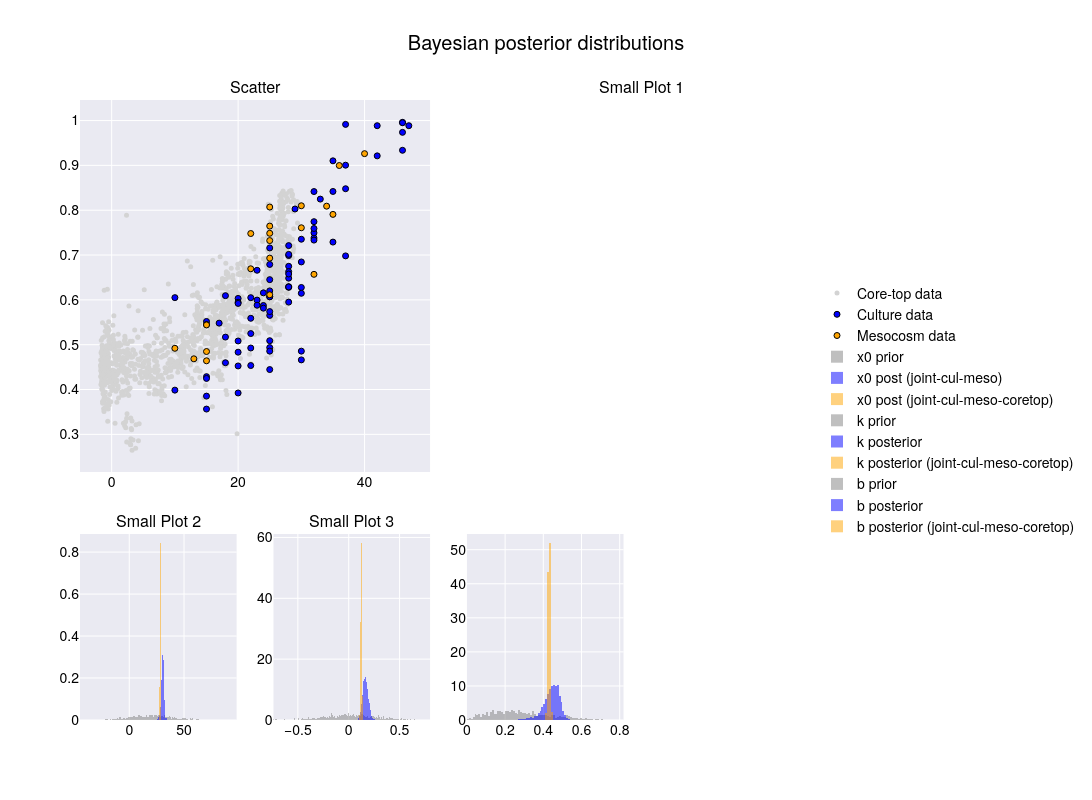

The code cell stored with this chart in its notebook:
### Code cell
import numpy as np
import plotly.graph_objects as go
from plotly.subplots import make_subplots
from ipywidgets import FloatRangeSlider, VBox
from IPython.display import display

### plot data
culture_data_full = culture_meso_df[culture_meso_df['Temperature']<50][culture_meso_df['datatype']=='culture'].reset_index(drop=True)
meso_data_full = culture_meso_df[culture_meso_df['Temperature']<50][culture_meso_df['datatype']=='mesocosm'].reset_index(drop=True)
coretop_da

# Set seed
np.random.seed(42)

fig = make_subplots(
    rows=2,
    cols=4,
    specs=[
        [{"colspan": 2}, None, {"colspan": 2}, None],   # First row: 1 plot spanning all 3 columns
        [{}, {}, {}, {}]                    # Second row: normal 3 plots
    ],
    vertical_spacing=0.1,
    row_heights=[1, 0.5],
    subplot_titles=("Scatter", "Small Plot 1", "Small Plot 2", "Small Plot 3")
)

### plot scatter plot in subplot 1

### plot core-top data
fig.add_trace(
    go.Scatter(
        x=coretop_da['t_sf2tc_avg'],
        y=coretop_da['scaledRI_median'],
        mode='markers',
        marker=dict(color='lightgray', size=5),
        name='Core-top data',
        showlegend=True
    ),
    row=1, col=1
)
### plot culture data
fig.add_trace(
    go.Scatter(
        x=culture_data_full['Temperature'],
        y=culture_data_full['scaledRI'],
        mode='markers',
        marker=dict(color='blue', size=6, line=dict(width=1, color='black')),
        name='Culture data',
        showlegend=True
    ),
    row=1, col=1
)

### plot mesocosm data
fig.add_trace(
    go.Scatter(
        x=meso_data_full['Temperature'],
        y=meso_data_full['scaledRI'],
        mode='markers',
        marker=dict(color='orange', size=6, line=dict(width=1, color='black')),
        name='Mesocosm data',
        showlegend=True
    ),
    row=1, col=1
)

# Add overlaid histograms
x0_prior0 = np.random.normal(20, 20, 1000)
x0_post_joint_cul_meso = joint_cul_meso_post_ds['x0'].values
x0_post_joint_cul_meso_coretop = joint_cul_meso_coretop_post_ds['x0'].values
plot_data_list = [
    (x0_prior0, 'x0 prior', 'gray'),
    (x0_post_joint_cul_meso, 'x0 post (joint-cul-meso)', 'blue'),
    (x0_post_joint_cul_meso_coretop, 'x0 post (joint-cul-meso-coretop)', 'orange')
]
for data, label, color in plot_data_list:
    fig.add_trace(
        go.Histogram(
            x=data,
            name=label,
            histnorm='probability density',
            marker_color=color,
            opacity=0.5,
            xbins=dict(size=1)
        ),
        row=2, col=1
    )

k_prior0 = np.random.normal(0, 0.25, 1000)
k_post_joint_cul_meso = joint_cul_meso_post_ds['k'].values
k_post_joint_cul_meso_coretop = joint_cul_meso_coretop_post_ds['k'].values
plot_data_list = [
    (k_prior0, 'k prior', 'gray'),
    (k_post_joint_cul_meso, 'k posterior', 'blue'),
    (k_post_joint_cul_meso_coretop, 'k posterior (joint-cul-meso-coretop)', 'orange')
]
for data, label, color in plot_data_list:
    fig.add_trace(
        go.Histogram(
            x=data,
            name=label,
            histnorm='probability density',
            marker_color=color,
            opacity=0.5,
            xbins=dict(size=0.01)
        ),
        row=2, col=2
    )

b_prior0 = np.random.beta(2,5,1000)
b_post_joint_cul_meso = joint_cul_meso_post_ds['b'].values
b_post_joint_cul_meso_coretop = joint_cul_meso_coretop_post_ds['b'].values

plot_data_list = [
    (b_prior0, 'b prior', 'gray'),
    (b_post_joint_cul_meso, 'b posterior', 'blue'),
    (b_post_joint_cul_meso_coretop, 'b posterior (joint-cul-meso-coretop)', 'orange')
]

for data, label, color in plot_data_list:
    fig.add_trace(
        go.Histogram(
            x=data,
            name=label,
            histnorm='probability density',
            marker_color=color,
            opacity=0.5,
            xbins=dict(size=0.01)
        ),
        row=2, col=3
    )

fig.update_layout(
    barmode='overlay',
    title="Bayesian posterior distributions",
    height=800,
    width=1200,
    template='seaborn',
    font=dict(family="TeX Gyre Heros", size=14, color="black"),
    legend=dict(
        orientation="v",
        y=0.5,
        x=1,
        xanchor='left',
        yanchor='middle',
    )
)

fig.show()

### Figure 1 — Plotly figure (JSON) as saved in the notebook; plotly's stock layout.template omitted (floating-point values rounded to 4 significant figures; data arrays with more than 128 entries replaced by an {"elided": "..."} marker saying what was removed)
{"data": [{"marker": {"color": "lightgray", "size": 5}, "mode": "markers", "name": "Core-top data", "showlegend": true, "type": "scatter", "x": {"elided": "1479 float values"}, "xaxis": "x", "y": {"elided": "1479 float values"}, "yaxis": "y"}, {"marker": {"color": "blue", "line": {"color": "black", "width": 1}, "size": 6}, "mode": "markers", "name": "Culture data", "showlegend": true, "type": "scatter", "x": [37, 46, 18, 22, 28, 35, 18, 22, 28, 22, 25, 28, 30, 28, 30, 28, 28, 15, 20, 25, 30, 33, 35, 15, 20, 25, 30, 10, 15, 20, 22, 25, 25, 22, 25, 25, 25, 37, 28, 10, 25, 25, 20, 23, 25, 29, 32, 18, 23, 28, 32, 15, 20, 25, 30, 24, 24, 24, 28, 28, 28, 32, 32, 32, 35, 46, 46, 42, 46, 37, 30, 32, 37, 42, 47, 20, 15, 17, 20, 23], "xaxis": "x", "y": [0.6981, 0.9337, 0.6094, 0.5589, 0.6294, 0.7289, 0.4598, 0.6049, 0.6988, 0.4926, 0.6071, 0.6279, 0.6276, 0.6484, 0.6146, 0.6288, 0.595, 0.5518, 0.6032, 0.6452, 0.7353, 0.8248, 0.8418, 0.3853, 0.4526, 0.5653, 0.6846, 0.3986, 0.4287, 0.4833, 0.5249, 0.5738, 0.62, 0.4535, 0.4936, 0.5089, 0.6068, 0.8479, 0.721, 0.605, 0.6791, 0.4856, 0.5948, 0.6661, 0.7158, 0.8028, 0.7381, 0.517, 0.5995, 0.7015, 0.7745, 0.3564, 0.3923, 0.4445, 0.4661, 0.5875, 0.6157, 0.5815, 0.6749, 0.6629, 0.6577, 0.7496, 0.7593, 0.7333, 0.9102, 0.9737, 0.996, 0.9885, 0.9952, 0.9915, 0.4856, 0.8416, 0.9005, 0.9212, 0.9886, 0.5083, 0.4247, 0.5481, 0.5921, 0.588], "yaxis": "y"}, {"marker": {"color": "orange", "line": {"color": "black", "width": 1}, "size": 6}, "mode": "markers", "name": "Mesocosm data", "showlegend": true, "type": "scatter", "x": [10, 15, 15, 22, 25, 25, 30, 35, 13, 15, 15, 22, 25, 25, 30, 25, 25, 32, 34, 36, 40], "xaxis": "x", "y": [0.4919, 0.4848, 0.4641, 0.748, 0.7646, 0.807, 0.7608, 0.7907, 0.4685, 0.5451, 0.5441, 0.6693, 0.7485, 0.7323, 0.8099, 0.6113, 0.6931, 0.657, 0.809, 0.8997, 0.9262], "yaxis": "y"}, {"histnorm": "probability density", "marker": {"color": "gray"}, "name": "x0 prior", "opacity": 0.5, "type": "histogram", "x": {"elided": "1000 float values"}, "xaxis": "x3", "xbins": {"size": 1}, "yaxis": "y3"}, {"histnorm": "probability density", "marker": {"color": "blue"}, "name": "x0 post (joint-cul-meso)", "opacity": 0.5, "type": "histogram", "x": {"elided": "4000 float values"}, "xaxis": "x3", "xbins": {"size": 1}, "yaxis": "y3"}, {"histnorm": "probability density", "marker": {"color": "orange"}, "name": "x0 post (joint-cul-meso-coretop)", "opacity": 0.5, "type": "histogram", "x": {"elided": "4000 float values"}, "xaxis": "x3", "xbins": {"size": 1}, "yaxis": "y3"}, {"histnorm": "probability density", "marker": {"color": "gray"}, "name": "k prior", "opacity": 0.5, "type": "histogram", "x": {"elided": "1000 float values"}, "xaxis": "x4", "xbins": {"size": 0.01}, "yaxis": "y4"}, {"histnorm": "probability density", "marker": {"color": "blue"}, "name": "k posterior", "opacity": 0.5, "type": "histogram", "x": {"elided": "4000 float values"}, "xaxis": "x4", "xbins": {"size": 0.01}, "yaxis": "y4"}, {"histnorm": "probability density", "marker": {"color": "orange"}, "name": "k posterior (joint-cul-meso-coretop)", "opacity": 0.5, "type": "histogram", "x": {"elided": "4000 float values"}, "xaxis": "x4", "xbins": {"size": 0.01}, "yaxis": "y4"}, {"histnorm": "probability density", "marker": {"color": "gray"}, "name": "b prior", "opacity": 0.5, "type": "histogram", "x": {"elided": "1000 float values"}, "xaxis": "x5", "xbins": {"size": 0.01}, "yaxis": "y5"}, {"histnorm": "probability density", "marker": {"color": "blue"}, "name": "b posterior", "opacity": 0.5, "type": "histogram", "x": {"elided": "4000 float values"}, "xaxis": "x5", "xbins": {"size": 0.01}, "yaxis": "y5"}, {"histnorm": "probability density", "marker": {"color": "orange"}, "name": "b posterior (joint-cul-meso-coretop)", "opacity": 0.5, "type": "histogram", "x": {"elided": "4000 float values"}, "xaxis": "x5", "xbins": {"size": 0.01}, "yaxis": "y5"}], "layout": {"annotations": [{"font": {"size": 16}, "showarrow": false, "text": "Scatter", "x": 0.2375, "xanchor": "center", "xref": "paper", "y": 1, "yanchor": "bottom", "yref": "paper"}, {"font": {"size": 16}, "showarrow": false, "text": "Small Plot 1", "x": 0.7625, "xanchor": "center", "xref": "paper", "y": 1, "yanchor": "bottom", "yref": "paper"}, {"font": {"size": 16}, "showarrow": false, "text": "Small Plot 2", "x": 0.1062, "xanchor": "center", "xref": "paper", "y": 0.3, "yanchor": "bottom", "yref": "paper"}, {"font": {"size": 16}, "showarrow": false, "text": "Small Plot 3", "x": 0.3688, "xanchor": "center", "xref": "paper", "y": 0.3, "yanchor": "bottom", "yref": "paper"}], "barmode": "overlay", "font": {"color": "black", "family": "TeX Gyre Heros", "size": 14}, "height": 800, "legend": {"orientation": "v", "x": 1, "xanchor": "left", "y": 0.5, "yanchor": "middle"}, "title": {"text": "Bayesian posterior distributions"}, "width": 1200, "xaxis": {"anchor": "y", "domain": [0, 0.475]}, "xaxis2": {"anchor": "y2", "domain": [0.525, 1]}, "xaxis3": {"anchor": "y3", "domain": [0, 0.2125]}, "xaxis4": {"anchor": "y4", "domain": [0.2625, 0.475]}, "xaxis5": {"anchor": "y5", "domain": [0.525, 0.7375]}, "xaxis6": {"anchor": "y6", "domain": [0.7875, 1]}, "yaxis": {"anchor": "x", "domain": [0.4, 1]}, "yaxis2": {"anchor": "x2", "domain": [0.4, 1]}, "yaxis3": {"anchor": "x3", "domain": [0, 0.3]}, "yaxis4": {"anchor": "x4", "domain": [0, 0.3]}, "yaxis5": {"anchor": "x5", "domain": [0, 0.3]}, "yaxis6": {"anchor": "x6", "domain": [0, 0.3]}}}
